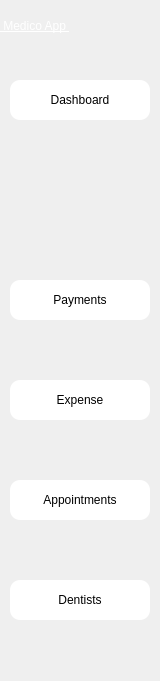
  <widget class="QWidget" name="side_bar" native="true">
   <property name="geometry">
    <rect>
     <x>0</x>
     <y>0</y>
     <width>160</width>
     <height>681</height>
    </rect>
   </property>
   <property name="styleSheet">
    <string notr="true">
background-color: rgba(170, 170, 255,.5);
</string>
   </property>
   <widget class="QPushButton" name="dash_btn">
    <property name="geometry">
     <rect>
      <x>10</x>
      <y>80</y>
      <width>140</width>
      <height>40</height>
     </rect>
    </property>
    <property name="styleSheet">
     <string notr="true">QPushButton{


font:  14pt &quot;Segoe UI &quot;;
background-color: rgb(255, 255, 255);
border-top-left-radius:10px;
border-bottom-left-radius:10px;
border-top-right-radius:10px;
border-bottom-right-radius:10px;}
QPushButton:hover{
	background-color: rgb(161, 161, 161);
	color: rgb(255, 255, 255);
}
QPushButton:focus{
	background-color: rgb(161, 161, 161);
	color: rgb(255, 255, 255);
}</string>
    </property>
    <property name="text">
     <string>Dashboard</string>
    </property>
    <property name="icon">
     <iconset>
      <normaloff>../Medico_modern/dashboard.png</normaloff>../Medico_modern/dashboard.png</iconset>
    </property>
   </widget>
   <widget class="QPushButton" name="appointment_btn">
    <property name="geometry">
     <rect>
      <x>10</x>
      <y>480</y>
      <width>140</width>
      <height>40</height>
     </rect>
    </property>
    <property name="styleSheet">
     <string notr="true">QPushButton{


font:  14pt &quot;Segoe UI &quot;;
background-color: rgb(255, 255, 255);
border-top-left-radius:10px;
border-bottom-left-radius:10px;
border-top-right-radius:10px;
border-bottom-right-radius:10px;}
QPushButton:hover{
	background-color: rgb(161, 161, 161);
	color: rgb(255, 255, 255);
}
QPushButton:focus{
	background-color: rgb(161, 161, 161);
	color: rgb(255, 255, 255);
}</string>
    </property>
    <property name="text">
     <string>Appointments</string>
    </property>
    <property name="icon">
     <iconset>
      <normaloff>../Medico_modern/appointmentdownload (1).png</normaloff>../Medico_modern/appointmentdownload (1).png</iconset>
    </property>
   </widget>
   <widget class="QPushButton" name="dentist_btn">
    <property name="geometry">
     <rect>
      <x>10</x>
      <y>580</y>
      <width>140</width>
      <height>40</height>
     </rect>
    </property>
    <property name="styleSheet">
     <string notr="true">QPushButton{


font:  14pt &quot;Segoe UI &quot;;
background-color: rgb(255, 255, 255);
border-top-left-radius:10px;
border-bottom-left-radius:10px;
border-top-right-radius:10px;
border-bottom-right-radius:10px;}
QPushButton:hover{
	background-color: rgb(161, 161, 161);
	color: rgb(255, 255, 255);
}
QPushButton:focus{
	background-color: rgb(161, 161, 161);
	color: rgb(255, 255, 255);
}</string>
    </property>
    <property name="text">
     <string>Dentists</string>
    </property>
    <property name="icon">
     <iconset>
      <normaloff>../Medico_modern/dentistimages.png</normaloff>../Medico_modern/dentistimages.png</iconset>
    </property>
   </widget>
   <widget class="QPushButton" name="payment_btn">
    <property name="geometry">
     <rect>
      <x>10</x>
      <y>280</y>
      <width>140</width>
      <height>40</height>
     </rect>
    </property>
    <property name="styleSheet">
     <string notr="true">QPushButton{


font:  14pt &quot;Segoe UI &quot;;
background-color: rgb(255, 255, 255);
border-top-left-radius:10px;
border-bottom-left-radius:10px;
border-top-right-radius:10px;
border-bottom-right-radius:10px;}
QPushButton:hover{
	background-color: rgb(161, 161, 161);
	color: rgb(255, 255, 255);
}
QPushButton:focus{
	background-color: rgb(161, 161, 161);
	color: rgb(255, 255, 255);
}</string>
    </property>
    <property name="text">
     <string>Payments</string>
    </property>
    <property name="icon">
     <iconset>
      <normaloff>../Medico_modern/billingdownload (1).png</normaloff>../Medico_modern/billingdownload (1).png</iconset>
    </property>
   </widget>
   <widget class="QPushButton" name="expense_btn">
    <property name="geometry">
     <rect>
      <x>10</x>
      <y>380</y>
      <width>140</width>
      <height>40</height>
     </rect>
    </property>
    <property name="styleSheet">
     <string notr="true">QPushButton{


font:  14pt &quot;Segoe UI &quot;;
background-color: rgb(255, 255, 255);
border-top-left-radius:10px;
border-bottom-left-radius:10px;
border-top-right-radius:10px;
border-bottom-right-radius:10px;}
QPushButton:hover{
	background-color: rgb(161, 161, 161);
	color: rgb(255, 255, 255);
}
QPushButton:focus{
	background-color: rgb(161, 161, 161);
	color: rgb(255, 255, 255);
}</string>
    </property>
    <property name="text">
     <string>Expense</string>
    </property>
    <property name="icon">
     <iconset>
      <normaloff>../Medico_modern/billingdownload (1).png</normaloff>../Medico_modern/billingdownload (1).png</iconset>
    </property>
   </widget>
   <widget class="QLabel" name="label_4">
    <property name="geometry">
     <rect>
      <x>0</x>
      <y>0</y>
      <width>161</width>
      <height>51</height>
     </rect>
    </property>
    <property name="styleSheet">
     <string notr="true">font: 20pt &quot;MS Shell Dlg 2&quot;;
font: 75 20pt &quot;MS Shell Dlg 2&quot;;
text-decoration: underline;
font: 22pt &quot;MS Shell Dlg 2&quot;;
background-color: rgba(255, 255, 255,0);
color: rgb(255, 255, 255);
</string>
    </property>
    <property name="text">
     <string> Medico App </string>
    </property>
   </widget>
  </widget>
